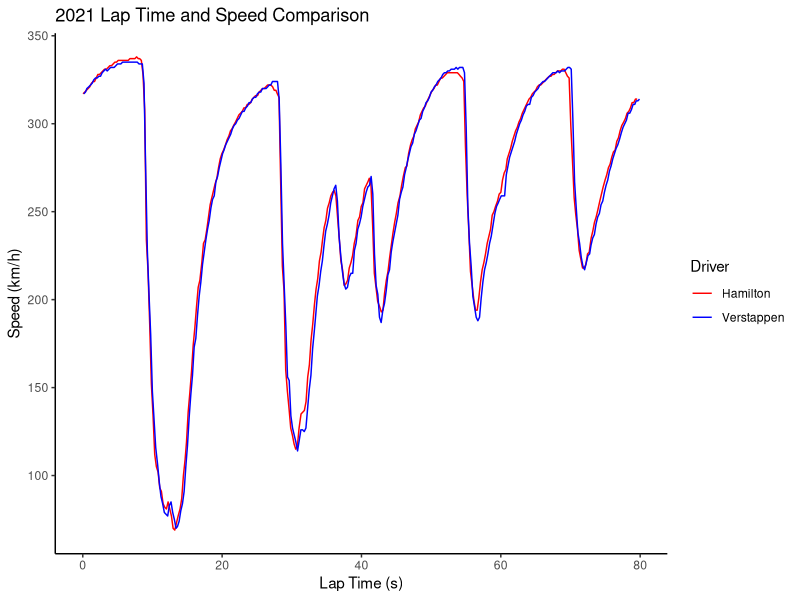
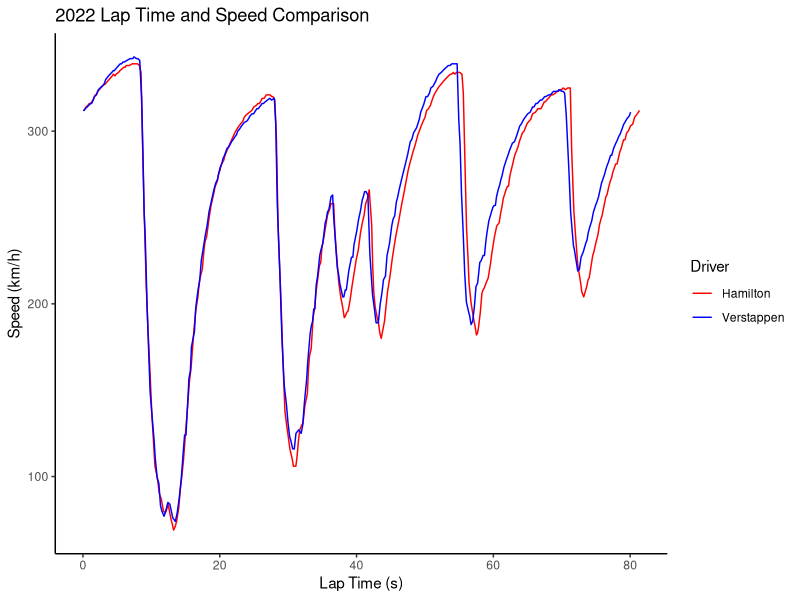

Source code (R) for these figures, in order:
library(data.table)
library(tidyverse)
HAM2021SpeedData <- scan("Data/ham_car_data_2021_clean.txt", character(), quote = "")
HAM2021TimeData <- scan("Data/ham_time_data_2021_clean.txt", character(), quote = "")
HAM2021LapData <- data.table(HAM2021TimeData, HAM2021SpeedData)
HAM2021LapData$HAM2021TimeData <- as.numeric(HAM2021LapData$HAM2021TimeData)
HAM2021LapData$HAM2021TimeData <- HAM2021LapData$HAM2021TimeData / 1000
HAM2021LapData$HAM2021SpeedData <- as.numeric(HAM2021LapData$HAM2021SpeedData)
HAM2022SpeedData <- scan("Data/ham_car_data_2022_clean.txt", character(), quote = "")
HAM2022TimeData <- scan("Data/ham_time_data_2022_clean.txt", character(), quote = "")
HAM2022LapData <- data.table(HAM2022TimeData, HAM2022SpeedData)
HAM2022LapData$HAM2022TimeData <- as.numeric(HAM2022LapData$HAM2022TimeData)
HAM2022LapData$HAM2022TimeData <- HAM2022LapData$HAM2022TimeData / 1000
HAM2022LapData$HAM2022SpeedData <- as.numeric(HAM2022LapData$HAM2022SpeedData)
VER2021SpeedData <- scan("Data/ver_car_data_2021_clean.txt", character(), quote = "")
VER2021TimeData <- scan("Data/ver_time_data_2021_clean.txt", character(), quote = "")
VER2021LapData <- data.table(VER2021TimeData, VER2021SpeedData)
VER2021LapData$VER2021TimeData <- as.numeric(VER2021LapData$VER2021TimeData)
VER2021LapData$VER2021TimeData <- VER2021LapData$VER2021TimeData / 1000
VER2021LapData$VER2021SpeedData <- as.numeric(VER2021LapData$VER2021SpeedData)
VER2022SpeedData <- scan("Data/ver_car_data_2022_clean.txt", character(), quote = "")
VER2022TimeData <- scan("Data/ver_time_data_2022_clean.txt", character(), quote = "")
VER2022LapData <- data.table(VER2022TimeData, VER2022SpeedData)
VER2022LapData$VER2022TimeData <- as.numeric(VER2022LapData$VER2022TimeData)
VER2022LapData$VER2022TimeData <- VER2022LapData$VER2022TimeData / 1000
VER2022LapData$VER2022SpeedData <- as.numeric(VER2022LapData$VER2022SpeedData)

ggplot() +
  geom_line(data = HAM2021LapData, aes(x = HAM2021TimeData, y = HAM2021SpeedData, color = "Hamilton")) +
  geom_line(data = VER2021LapData, aes(x = VER2021TimeData, y = VER2021SpeedData, color = "Verstappen")) +
  labs(title = "2021 Lap Time and Speed Comparison",
       x = "Lap Time (s)", y = "Speed (km/h)",
       color = "Driver") +
  scale_color_manual(values = c("red", "blue"),
                     labels = c("Hamilton", "Verstappen"),
                     name = "Driver") +
  theme_classic()

ggplot() +
  geom_line(data = HAM2022LapData, aes(x = HAM2022TimeData, y = HAM2022SpeedData, color = "Hamilton")) +
  geom_line(data = VER2022LapData, aes(x = VER2022TimeData, y = VER2022SpeedData, color = "Verstappen")) +
  labs(title = "2022 Lap Time and Speed Comparison",
       x = "Lap Time (s)", y = "Speed (km/h)",
       color = "Driver") +
  scale_color_manual(values = c("red", "blue"),
                     labels = c("Hamilton", "Verstappen"),
                     name = "Driver") +
  theme_classic()
